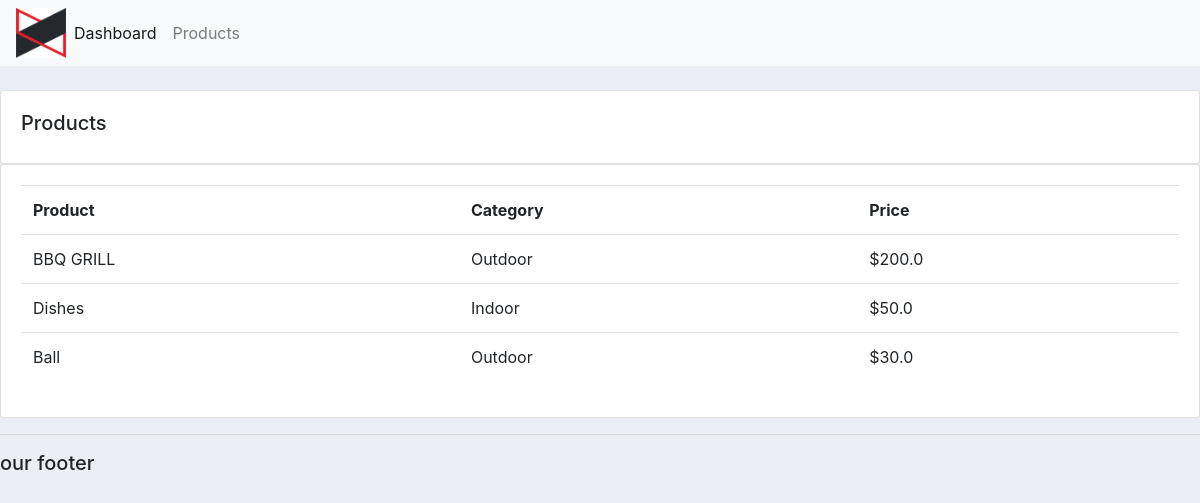
Screenshot of /products/ with the database file from the repository.
### accounts/models.py (models this page shows, shortened)
class Product(models.Model):
    CATEGORY = (
        ('Indoor','Indoor'),
        ('Outdoor','Outdoor')
    )
    name = models.CharField(max_length=200,null=True)
    price = models.FloatField(null=True)
    category = models.CharField(max_length=200,null=True,choices=CATEGORY)
    description = models.CharField(max_length=200,null=True,blank=True)
    date_created = models.DateTimeField(auto_now_add=True,null=True)
    tag = models.ManyToManyField(Tag)

### accounts/views.py (the view)
# urls.py: path('products/', views.products,name = 'products'),
def products(request):
    products = Product.objects.all()
    return render(request, 'accounts/products.html',{'products':products})

### accounts/templates/accounts/products.html
{% extends 'accounts/main.html' %}
{% block content %}
<br>
        <div class="row">
            <div class="col-md">
                <div class="card card-body">
                    <h5>Products</h5>
                </div>
                <div class="card card-body">
                    <table class="table">
                        <tr>
                            <th>Product</th>
                            <th>Category</th>
                            <th>Price</th>
                        </tr>
                        {% for i in products %}
                            <tr>
                                <td>{{ i.name }}</td>
                                <td>{{ i.category }}</td>
                                <td>${{ i.price }}</td>
                            </tr>
                        {% endfor %}
                    </table>
                </div>
            </div>
        </div>
{% endblock content%}

### static/css/main.css (style rules this page uses)
body { background-color: #ebeff5; }

### rows the page displays
Product: name "BBQ GRILL", category "Outdoor", price "200.0"
Product: name "Dishes", category "Indoor", price "50.0"
Product: name "Ball", category "Outdoor", price "30.0"
